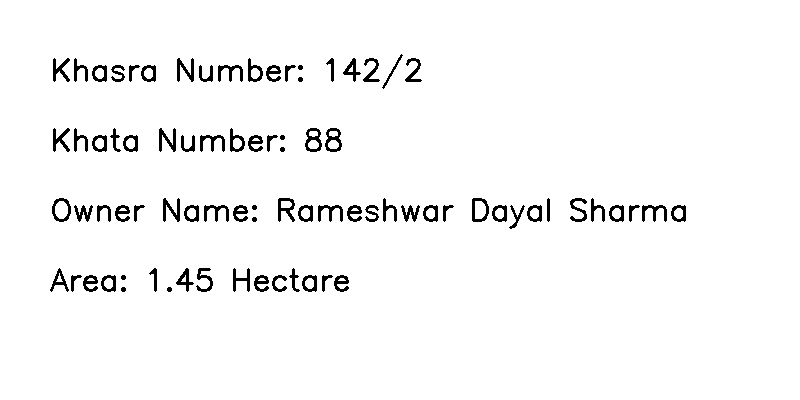
#> input picture document-analysis-engine/test_scanned_khatauni.png, 800 x 400 px
$ python -i preprocessing_service.py   (imports and definitions only)
#> lines starting #> are read from the running program, lines starting #| are printed output that depends on the picture; after the words box and inside, x2 and y2 are one past the last pixel; in counts of white or black regions, pixels touching at a corner belong together
#> further down, picture is the input picture: shape (400, 800, 3); 96.8% white; 82 black regions, largest, box (x1, y1, x2, y2) and area: (305, 128, 322, 152) 201, (325, 128, 342, 152) 201, (278, 198, 295, 222) 201
import cv2
import numpy as np
from app.models.document import PageData
from app.utils.logger import logger


class PreprocessingService:
    """
    Intelligent image preprocessing for scanned land records.
    Adapts deskew, denoising, contrast enhancement, and binarization based on document characteristics.
    Preserves original image unchanged.
    """

    # [43 lines left out: function preprocess_page, not called in this run]

    def detect_and_correct_deskew(self, image: np.ndarray) -> tuple[np.ndarray, float]:
        """
        Detect skew angle using minAreaRect on thresholded text contours.
        Corrects skew if between -45 and 45 degrees.
        """
        try:
            if len(image.shape) == 3:
                gray = cv2.cvtColor(image, cv2.COLOR_BGR2GRAY)
            else:
                gray = image.copy()

            # Invert colors so text is foreground
            thresh = cv2.threshold(gray, 0, 255, cv2.THRESH_BINARY_INV + cv2.THRESH_OTSU)[1]

            # Find all non-zero pixel coordinates
            coords = np.column_stack(np.where(thresh > 0))
#> coords = 10389 pairs, first value 54 to 291, second value 50 to 685
            if len(coords) < 100:
                return image, 0.0

            angle = cv2.minAreaRect(coords)[-1]
#> angle = -89.34

            # Normalize angle to [-45, 45] range
            if angle < -45:
                angle = -(90 + angle)
#> angle = -0.66
            elif angle > 45:
                angle = 90 - angle

            # Only rotate if skew is non-trivial (> 0.5 degrees) and physically realistic
            if abs(angle) > 0.5 and abs(angle) < 45.0:
                h, w = image.shape[:2]
#> h = 400; w = 800
                center = (w // 2, h // 2)
#> center = (400, 200)
                matrix = cv2.getRotationMatrix2D(center, angle, 1.0)
#> matrix = [[1, -0.0115, 2.33], [0.0115, 1, -4.6]]
                rotated = cv2.warpAffine(
                    image, matrix, (w, h), flags=cv2.INTER_CUBIC, borderMode=cv2.BORDER_REPLICATE
                )
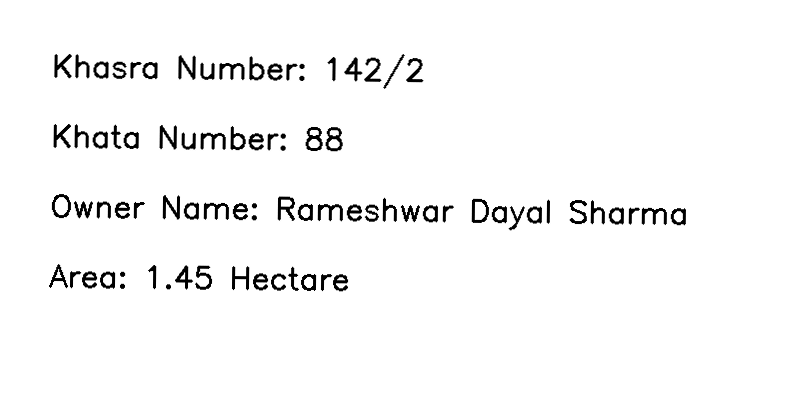
#> rotated: shape (400, 800, 3); min 0, max 255, mean 246.7
                return rotated, float(round(angle, 2))

            return image, 0.0
        except Exception as e:
            logger.warning(f"Deskew detection encountered exception: {e}. Continuing with original.")
            return image, 0.0


preprocessing_service = PreprocessingService()

>>> import cv2
>>> picture = cv2.imread('../../test_scanned_khatauni.png')
>>> result = PreprocessingService().detect_and_correct_deskew(picture)
